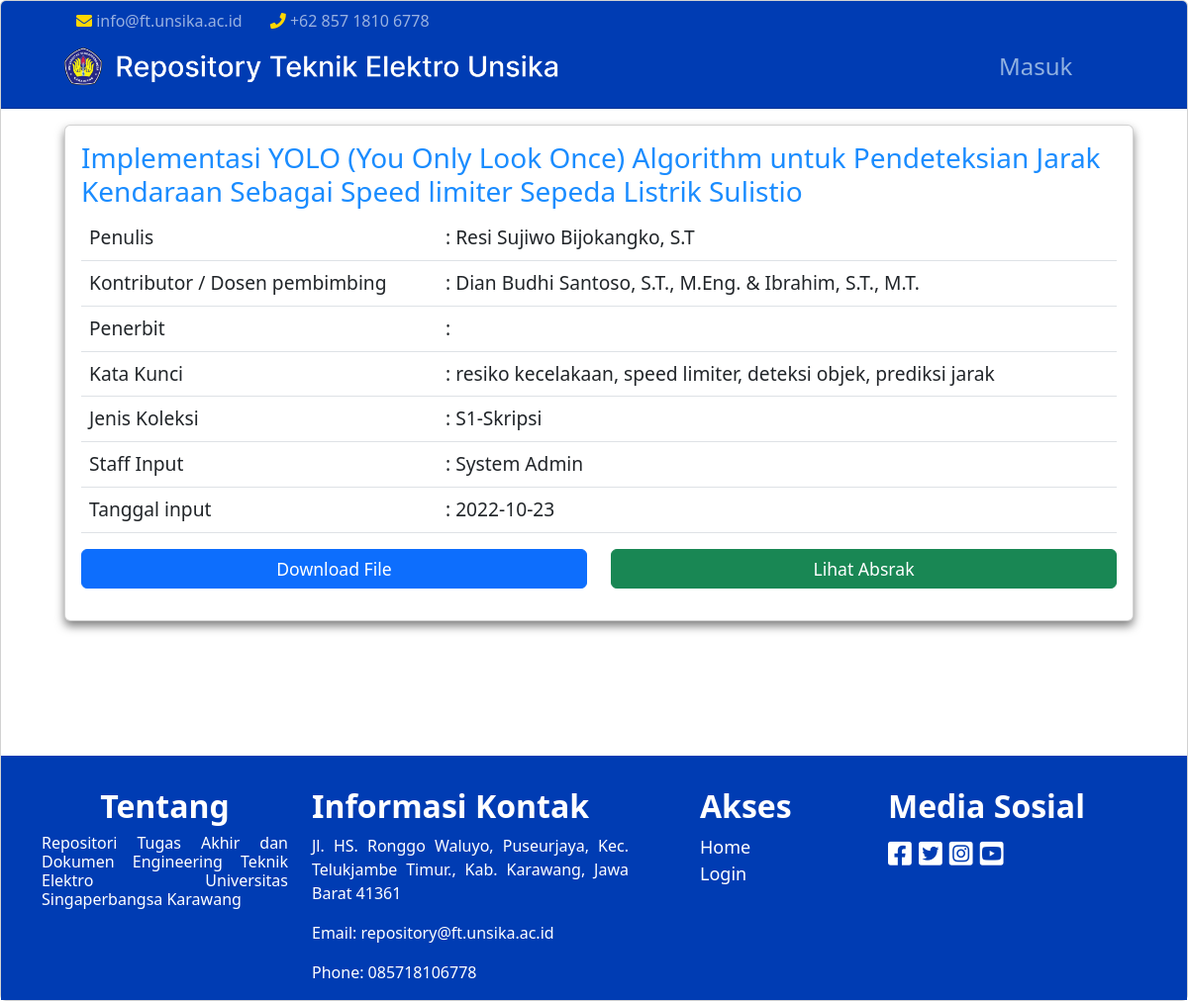
/post_detail.php?id=7, run on an earlier commit of the app's database.
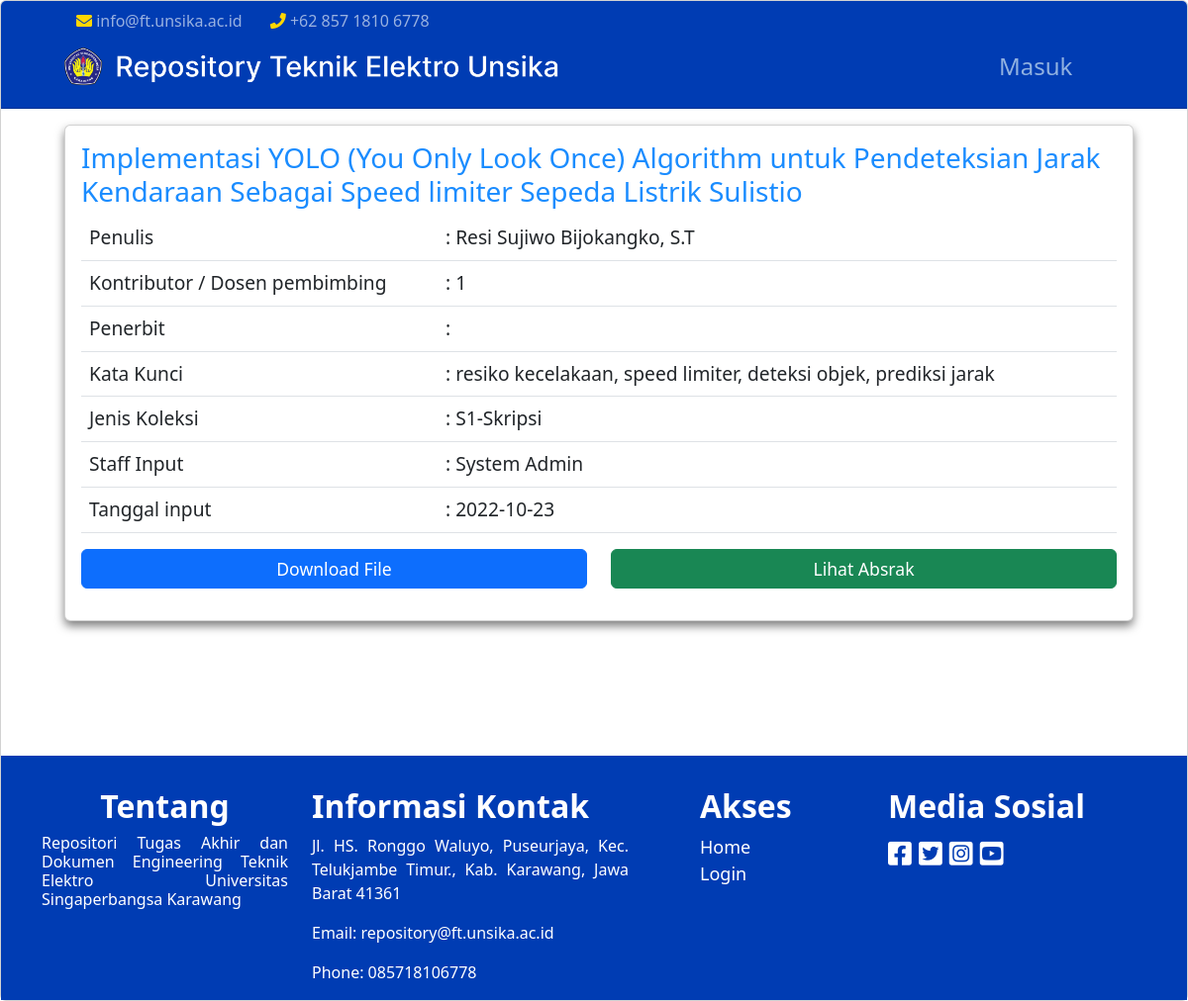
And on a later commit of the database.
### tables this page shows
CREATE TABLE `post` (
  `id` int(9) NOT NULL,
  `judul` varchar(255) NOT NULL,
  `penulis` varchar(255) NOT NULL,
  `kontributor` varchar(255) NOT NULL,
  `jenis` int(2) NOT NULL,
  `penerbit` varchar(255) NOT NULL,
  `subjek` varchar(255) NOT NULL,
  `keyword` varchar(255) NOT NULL,
  `staf_input` varchar(255) NOT NULL,
  `tgl_input` date NOT NULL,
  `path` varchar(255) NOT NULL,
  `abstrak` text NOT NULL,
  `status` int(2) NOT NULL
);

### post_detail.php (the view, shortened to what the changed rows need)
<?php
include "koneksi.php";
$id = $_GET['id'];
$query_mysql = mysqli_query($host, "SELECT * FROM `post` WHERE `id`='$id'") or die(mysqli_error($host));
$data = mysqli_fetch_array($query_mysql);
$penulis = $data['penulis'];
$kontributor = $data['kontributor'];
$keyword = $data['keyword'];
$staf_input = $data['staf_input'];
$tgl_input = $data['tgl_input'];
$path = $data['path'];
?>
<!doctype html>
<html lang="en">
  <head>
    <link href="https://cdn.jsdelivr.net/npm/bootstrap@5.2.2/dist/css/bootstrap.min.css" rel="stylesheet">
    <link href="vendor/fontawesome-free/css/all.min.css" rel="stylesheet" type="text/css">
    <link href="dashboard/vendor/fontawesome-free/css/all.min.css" rel="stylesheet" type="text/css">
  </head>
  <body>
  <div class="card text-center">
  <div class="card-body">
  <div class="card" style="width: 90vw; text-align:left; margin-left:4vw; margin-bottom: 3vh; box-shadow: 0px 5px 10px 0px rgba(0, 0, 0, 0.5);">
  <div class="card-body" style="text-decoration: none; color: #1a8cff">
    <h3 class="card-title"><?php echo $data['judul']; ?></h3>
    <table class="table" style="font-size:1.2rem;">
 <tbody>
    <tr>
      <td style="width:30vw;">Penulis</td>
      <td>: <?php echo $penulis ?></td>
    </tr>
    <tr>
      <td>Kontributor / Dosen pembimbing</td>
      <td>: <?php echo $kontributor ?></td>
    </tr>
    <tr>
      <td>Kata Kunci</td>
      <td>: <?php echo $keyword ?></td>
    </tr>
    <tr>
      <td>Staff Input</td>
      <td>: <?php echo $staf_input ?></td>
    </tr>
    <tr>
      <td>Tanggal input</td>
      <td>: <?php echo $tgl_input ?></td>
    </tr>
</tbody>
</table>
<div class="row">
  <a href="dashboard/post/<?php echo $path ?>" style="text-decoration: n;"><div class="col-sm-6"><button type="button" class="btn btn-primary" style="width: 100%; font-size:1.1rem; margin-bottom: 2vh;">Download File</button></a></div>
  <div class="col-sm-6"><button type="button" class="btn btn-success" data-bs-toggle="modal" data-bs-target="#exampleModal"  style="width: 100%; font-size:1.1rem;">
</button></div>
</div>
    </div>
  </div>
</div>
 <div class="container-fluid" style="background-color: #003cb3; color: white;margin-top:12vh">
    <div class="container" style="padding-top: 2em;">
        <div class="row">
            <div class="col-lg-3" style="padding-right: 2vw;">
                <h2 style="font-weight:600">Tentang</h2>
            </div>
            <div class="col-lg-4" style="padding-left: 0vw; padding-right: 5vw;">
                <h2 style="text-align: left;font-weight:600">Informasi Kontak</h2>
            </div>
            <div class="col-lg-2" style="text-align: left;">
                <h2 style="font-weight:600">Akses</h2>
                <a href="index.php" style="text-decoration:none; font-weight:500; color:white; font-size: large">Home</a><br>
                <a href="dashboard/login.php" style="text-decoration:none; font-weight:500; color:white; font-size: large">Login</a><br>
            </div>
            <div class="col-lg-3">
                <h2 style="text-align: left;font-weight:600">Media Sosial</h2>
            </div>
        </div>
    </div>
</div>
  </body>
</html>

What changed in the data, as far as the page shows it:
changed post "Resi Sujiwo Bijokangko, S.T": kontributor "Dian Budhi Santoso, S.T., M.Eng. & Ibrahim, S.T., M.T." → "1"
